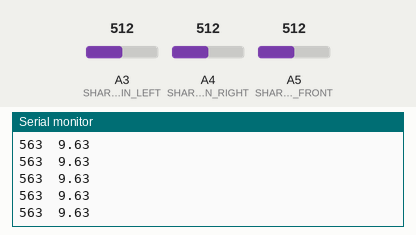
Simulated run of this sketch. Board: Arduino Uno, built with avr-gcc and run on an emulated ATmega328P. On the bench: the last lines printed to the serial monitor. Inputs (shaded band) come from the test bench; at power-on: A5 (SHARP_PIN_FRONT) = 512, A3 (SHARP_PIN_LEFT) = 512, A4 (SHARP_PIN_RIGHT) = 512.

Above: at 1.2 s.
1.3 s: A5 (SHARP_PIN_FRONT) set to 716
At 1.33 s:
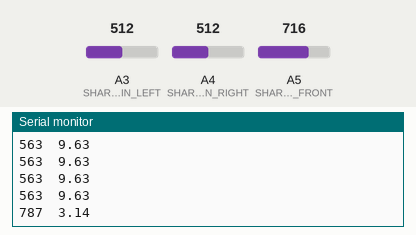
2.8 s: A5 (SHARP_PIN_FRONT) set to 900
At 2.81 s:
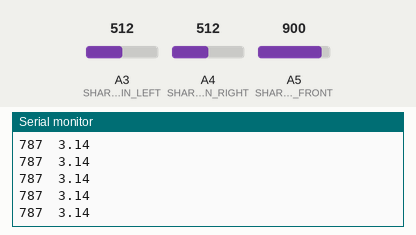
Timing chart, 0 to 5.8 s (numbered marks = the images above; inputs shaded):
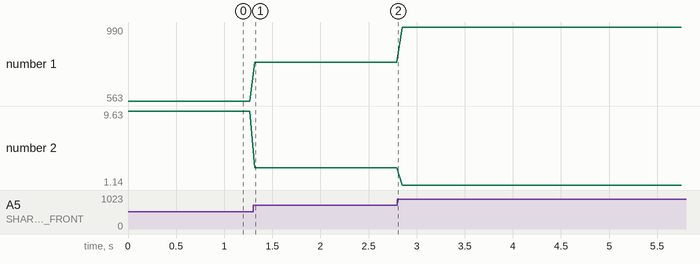

The sketch:

sharp-range.ino
```cpp
// (licence header left out)
#include <math.h>

// Arduino analog input pin to which the Sharp sensor is connected
const byte SHARP_PIN_FRONT = A5;
const byte SHARP_PIN_RIGHT = A4;
const byte SHARP_PIN_LEFT = A3;

float x_front = 0.0;
float x_right = 0.0;
float x_left = 0.0;

int sharp_val_front_avrg = 0;
int sharp_val_right_avrg = 0;
int sharp_val_left_avrg = 0;

// Variables to store the proximity measurement
int sharp_val_front = 0; // integer read from analog pin
int sharp_val_right = 0;
int sharp_val_left = 0;
float sharp_range; // range measurement [cm]

void setup()
{
    // Open the serial port at 115200 bps
    Serial.begin(115200);
}

void loop()
{
    sharp_val_front = analogRead(SHARP_PIN_FRONT);
    sharp_val_right = analogRead(SHARP_PIN_RIGHT);
    sharp_val_left = analogRead(SHARP_PIN_LEFT);


    for(int i = 0; i < 10; i++) {
      // Read the sensor output (0-1023, which is 10 bits and fits inside an Arduino int-type)
      sharp_val_front += analogRead(SHARP_PIN_FRONT);
      sharp_val_right += analogRead(SHARP_PIN_RIGHT);
      sharp_val_left += analogRead(SHARP_PIN_LEFT);
    }

    sharp_val_front_avrg = sharp_val_front / 10;
    sharp_val_right_avrg = sharp_val_right / 10;
    sharp_val_left_avrg = sharp_val_left / 10;


    x_front = 160.72 * exp(-0.005*sharp_val_front_avrg);
    x_right = 160.72 * exp(-0.005*sharp_val_right_avrg);
    x_left = 160.72 * exp(-0.005*sharp_val_left_avrg);

    // Print all values
    Serial.print(sharp_val_front_avrg);
    Serial.print("\t");
    Serial.print(x_front);
    Serial.print("\n");

    // Delay for a bit before reading the sensor again
    delay(50);
}
```

Measured:
- after the input at 1.3 s, the serial monitor: prints a new line at once (image 1)
- plotted number 1: 563 → 787 after the input at 1.3 s, 787 → 990 after the input at 2.8 s
- plotted number 2: 9.63 → 3.14 after the input at 1.3 s, 3.14 → 1.14 after the input at 2.8 s
